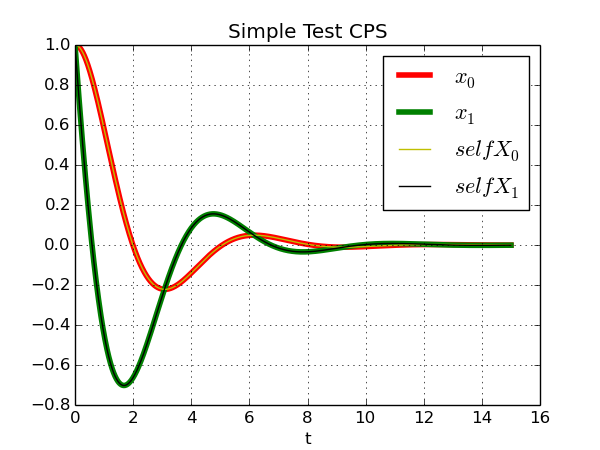

Write Python code to recreate this figure.
import unittest
from should_dsl import should, should_not
import numpy
from pylab import figure, plot, xlabel, grid, hold, legend, title, savefig, show
from matplotlib.font_manager import FontProperties


from sbft.cyber_physical_system import LinearCPS
from sbft.ground_vehicle_system import CarABSTest
from sbft.inverted_pendulum import InvertedPendulumTest

class TestLinearCPS(unittest.TestCase):
    
    def setUp(self):
        self.A = numpy.mat([[2.0, 0.0],
                 [1.0, -1.0]])

        self.B = numpy.mat([[1.0],
                 [1.0]])

        self.K = numpy.mat([2.625, -0.625])
        self.Ts = 0.01
        self.tol = 0.00001

        self.initX = numpy.mat([[1.0],
                                [1.0]])
        self.initU = -self.K * self.initX
        self.cps = LinearCPS(self.A, self.B, self.K)
        self.cps2 = LinearCPS(self.A, self.B, self.K, self.initX, self.initU)

    def test_systemInitialization(self):
        self.cps.A.all() |should| equal_to(self.A.all())
        self.cps.B.all() |should| equal_to(self.B.all())
        self.cps.K.all() |should| equal_to(self.K.all())
        self.cps.x.all() |should| equal_to(numpy.mat([[0.],[0.]]).all())
        self.cps.u.all() |should| equal_to(numpy.mat([0.]).all())
        self.cps.x = self.initX
        self.cps.x.all() |should| equal_to(numpy.mat([[1.0],
                                                      [1.0]]).all())
        self.cps2.x.all() |should| equal_to(numpy.mat([[1.0],
                                                      [1.0]]).all())
        self.cps2.u.all() |should| equal_to((-self.K * self.cps2.x).all())


    def test_updateStatesForOneTimeStep(self):
        self.cps2.updateStates(self.Ts)
        newStates = numpy.mat([[1.0],[0.98]])
        tol = 0.00001
        self.cps2.x[:, -1].all() |should| be_greater_than_or_equal_to((newStates - tol).all())
        self.cps2.x[:, -1].all() |should| be_less_than_or_equal_to((newStates + tol).all())

    """    
    def test_updateControlActuator(self):
        self.cps2.updateControlActuator(self.Ts)
        newU = numpy.mat([[-2.0125]])
        tol = 0.00001
        self.cps2.u[:, -1].all() |should| be_greater_than_or_equal_to((newU - tol).all())
        self.cps2.u[:, -1].all() |should| be_less_than_or_equal_to((newU + tol).all())
    """

    def test_updateStatesForSeveralTimeSteps(self):
        time = 15.0
        self.cps2.evolveSystem(time, self.Ts)
        t,x0,x1 = numpy.loadtxt('x.dat', unpack=True)
        
        x0 = numpy.mat(x0)
        x1 = numpy.mat(x1)
        
        # vectorized version of testing
        numOfCorrect1 = sum((abs(x0 - self.cps2.x[0, :]) < self.tol).T)[0,0]
        numOfCorrect2 = sum((abs(x1 - self.cps2.x[1, :]) < self.tol).T)[0,0]
        numOfCorrect1 |should| equal_to(t.shape[0])
        numOfCorrect2 |should| equal_to(t.shape[0])
                
        figure(1, figsize=(6, 4.5))
        xlabel('t')
        grid(True)
        hold(True)
        lw = 4
        lw2 = 1
        plot(t, x0.T, 'r', linewidth=lw)
        plot(t, x1.T, 'g', linewidth=lw)
        plot(t, self.cps2.x[0, :].T, 'y', linewidth=lw2)
        plot(t, self.cps2.x[1, :].T, 'k', linewidth=lw2)        
        legend((r'$x_0$', r'$x_1$', r'$selfX_0$', r'$selfX_1$'), prop=FontProperties(size=16))
        title('Simple Test CPS')
        savefig('testCPS.png', dpi=100)
        #show()

        
class TestABS(unittest.TestCase):
    
    def setUp(self):
        self.initX = numpy.mat([[33.0],
                                [33.0],
                                [0.0]])
        self.initU = numpy.mat([[250.]])
        self.Ts = 0.01
        self.tol = 0.0001
        self.carABSTest = CarABSTest(self.initX, self.initU)

    def test_updateStatesForOneTimeStep(self):
        self.carABSTest.updateStates(self.Ts)
        newStates = numpy.mat([[33],
                               [30.5],
                               [0.3300]])
        self.carABSTest.x[:, -1].all() |should| be_greater_than_or_equal_to((newStates - self.tol).all())
        self.carABSTest.x[:, -1].all() |should| be_less_than_or_equal_to((newStates + self.tol).all())


    def test_updateStatesForSeveralTimeSteps(self):
        time = 10.0
        self.carABSTest.evolveSystem(time, self.Ts)
        t,v,w,pos = numpy.loadtxt('abs.dat', unpack=True)
        t,s = numpy.loadtxt('abs_slip.dat', unpack=True)
        
        v = numpy.mat(v)
        w = numpy.mat(w)
        pos = numpy.mat(pos)
        s = numpy.mat(s)
        
        self.carABSTest.s = numpy.append(self.carABSTest.s, numpy.mat([[s[-1, -1]]]), 1)
        
        # vectorized version of testing
        numOfCorrect1 = sum((abs(v - self.carABSTest.x[0, :]) < self.tol).T)[0,0]
        numOfCorrect2 = sum((abs(w - self.carABSTest.x[1, :]) < self.tol).T)[0,0]
        numOfCorrect3 = sum((abs(pos - self.carABSTest.x[2, :]) < self.tol).T)[0,0]
        numOfCorrect4 = sum((abs(s- self.carABSTest.s[0, :]) < self.tol).T)[0,0]
    
        numOfCorrect1 |should| equal_to(t.shape[0])
        numOfCorrect2 |should| equal_to(t.shape[0])
        numOfCorrect3 |should| equal_to(t.shape[0])
        numOfCorrect4 |should| equal_to(t.shape[0])
        

        figure(8, figsize=(6, 4.5))
        xlabel('time (s)')
        grid(True)
        hold(True)
        lw = 2
        lw2 = 1
        plot(t, v.T, 'r', linewidth=lw)
        plot(t, w.T, 'g', linewidth=lw)
        plot(t, self.carABSTest.x[0, :].T, 'y', linewidth=lw2)
        plot(t, self.carABSTest.x[1, :].T, 'k', linewidth=lw2)        
        legend((r'$v$', r'$w$', r'$self_v$', r'$self_w$'), prop=FontProperties(size=16))
        title('Test ABS')
        savefig('testABSStates.png', dpi=100)
        #show()

        figure(2, figsize=(6, 4.5))
        xlabel('time (s)')
        grid(True)
        hold(True)
        lw = 2
        lw2 = 1
        plot(t, pos.T, 'r', linewidth=lw)
        plot(t, self.carABSTest.x[2, :].T, 'y', linewidth=lw2)

        legend((r'$pos$', r'$self_pos$'), prop=FontProperties(size=16))
        title('Test ABS')
        savefig('testABSPosition.png', dpi=100)
        #show()

        figure(3, figsize=(6, 4.5))
        xlabel('time (s)')
        grid(True)
        hold(True)
        lw = 2
        lw2 = 1
        plot(t, s.T, 'r', linewidth=lw)
        plot(t, self.carABSTest.s[0, :].T, 'k', linewidth=lw2)

        legend((r'$slip$', r'$self_s$'), prop=FontProperties(size=16))
        title('Test ABS')
        savefig('testABSSlip.png', dpi=100)
        #show()


    def test_mu(self):
        slip,coe = numpy.loadtxt('abs_mu.dat', unpack=True)
        coe = numpy.mat(coe).T
        #slip = numpy.mat(numpy.arange(0., 1., 0.01)).T
        coefficient = numpy.mat(numpy.zeros((slip.shape[0], 1)))
        for i in range(slip.shape[0]):
            coefficient[i] = self.carABSTest.mu(slip[i])
            
        numOfCorrect1 = sum((abs(coe - coefficient) < self.tol))[0,0]
        numOfCorrect1 |should| equal_to(slip.shape[0])
        


        figure(10, figsize=(6, 4.5))
        xlabel('slip')
        grid(True)
        hold(True)
        lw = 2
        lw2 = 1
        plot(slip, coe, 'r', linewidth=lw)
        plot(slip, coefficient, 'k', linewidth=lw2)
 
        legend((r'$coe$', r'$self_{coe}$'), prop=FontProperties(size=16))
        title('Test ABS')
        savefig('testABSMu.png', dpi=100)
        #show()

    def test_control(self):
        time = 10.0
        self.carABSTest.evolveSystem(time, self.Ts)
        t,control = numpy.loadtxt('abs_u.dat', unpack=True)
           
        control = numpy.mat(control)
        
        numOfCorrect1 = sum((abs(control - self.carABSTest.u[0, :]) < self.tol).T)[0,0]
        numOfCorrect1 |should| equal_to(t.shape[0])

        figure(11, figsize=(6, 4.5))
        xlabel('time')
        grid(True)
        hold(True)
        lw = 2
        lw2 = 1
        plot(t[0:200], control.T[0:200], 'r', linewidth=lw)
        plot(t[0:200], self.carABSTest.u[0,:].T[0:200], 'b', linewidth=lw2)
 
        legend((r'$control$', r'$self_u$'), prop=FontProperties(size=16))
        title('Test ABS')
        savefig('testABSControl.png', dpi=100)
        #show()

        
class test_inverted_pendulum(unittest.TestCase):
    
    def setUp(self):
        self.A = numpy.mat([[0., 1.0, 0., 0.],
                            [0., -0.18182, 2.6727, 0.],
                            [0., 0., 0., 1.],
                            [0., -0.45455, 31.1820, 0.]])

        self.B = numpy.mat([[0.0],
                            [1.8182],
                            [0.],
                            [4.5455]])

        self.K = numpy.mat([-61.9930, -33.5054, 95.0600, 18.8300])
        self.Ts = 0.01
        self.tol = 0.0001

        self.initX = numpy.mat([[0.0],
                                [0.0],
                                [0.04],
                                [-0.1]])
        self.initU = -self.K * self.initX
        self.invertedPendulum = InvertedPendulumTest(self.A, self.B, self.K, self.initX, self.initU)


    def test_updateStatesForSeveralTimeSteps(self):
        time = 10.0
        self.invertedPendulum.evolveSystem(time, self.Ts)
        t,x0,x1,x2,x3 = numpy.loadtxt('inv.dat', unpack=True)
        
        x0 = numpy.mat(x0)
        x1 = numpy.mat(x1)
        
        # vectorized version of testing
        numOfCorrect1 = sum((abs(x2 - self.invertedPendulum.x[2, :]) < self.tol).T)[0,0]
        numOfCorrect2 = sum((abs(x3 - self.invertedPendulum.x[3, :]) < self.tol).T)[0,0]
       
        numOfCorrect1 |should| equal_to(t.shape[0])
        numOfCorrect2 |should| equal_to(t.shape[0])
                
        figure(12, figsize=(6, 4.5))
        xlabel('t')
        grid(True)
        hold(True)
        lw = 4
        lw2 = 1
        plot(t, x2.T, 'r', linewidth=lw)
        plot(t, x3.T, 'g', linewidth=lw)
        plot(t, self.invertedPendulum.x[2, :].T, 'y', linewidth=lw2)
        plot(t, self.invertedPendulum.x[3, :].T, 'k', linewidth=lw2)        
        legend((r'$angle (rad)$', r'$angle rate (rad/s)$', r'$self{angle} (rad)$', r'$self{angleRate} (rad/s)$'), prop=FontProperties(size=16))
        title('Simple Test Inverted Pendulum')
        savefig('inv.png', dpi=100)
        #show()


class TestPeriodDelay(unittest.TestCase):

    def setUp(self):
        self.A = numpy.mat([[0., 1.0, 0., 0.],
                            [0., -0.18182, 2.6727, 0.],
                            [0., 0., 0., 1.],
                            [0., -0.45455, 31.1820, 0.]])

        self.B = numpy.mat([[0.0],
                            [1.8182],
                            [0.],
                            [4.5455]])

        self.K = numpy.mat([-61.9930, -33.5054, 95.0600, 18.8300])
        self.Ts = 0.01
        self.tol = 0.0001

        self.initX = numpy.mat([[0.0],
                                [0.0],
                                [0.04],
                                [-0.1]])
        self.initU = -self.K * self.initX
        self.invertedPendulum = InvertedPendulumTest(self.A, self.B, self.K, self.initX, self.initU)
    

if __name__ == '__main__':
    unittest.main()
